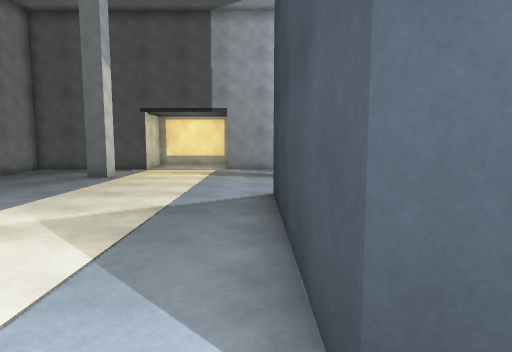
View 1 (above)

20 first-person views from a walk through a 3-D level made in the Unity game engine. The camera is 1.5 m above the floor, tilts 6° down and sees 75° across. The floor is counted in squares, 1 m on a side. Each view is taken from the middle of a square. On the plan, view 1 faces up. The plan holds only what a view shows up to about 15 squares ahead; the rest is blank. The player character is not drawn.

View 2
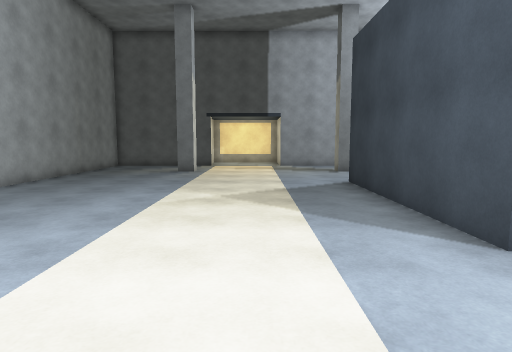

View 3
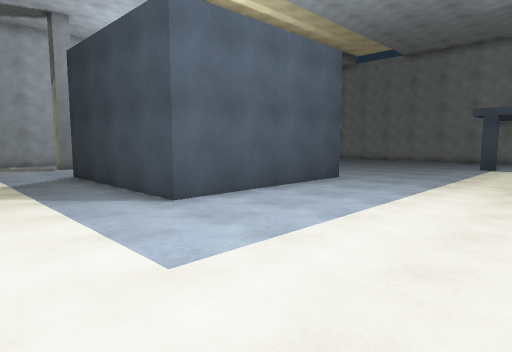

View 4
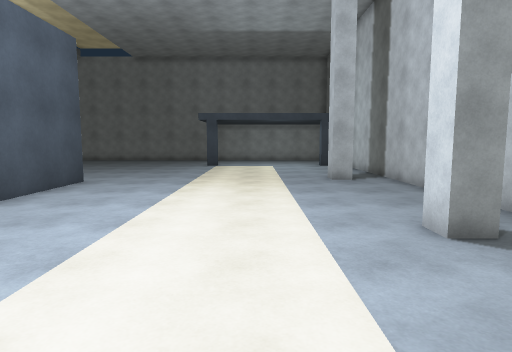

View 5
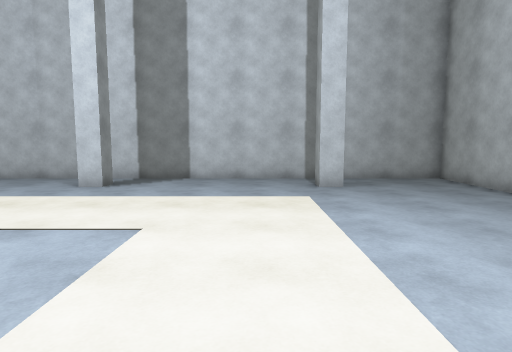

View 6
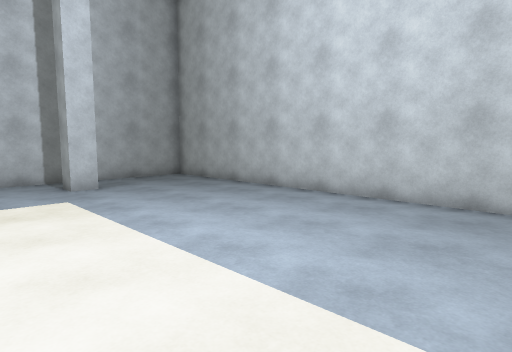

View 7
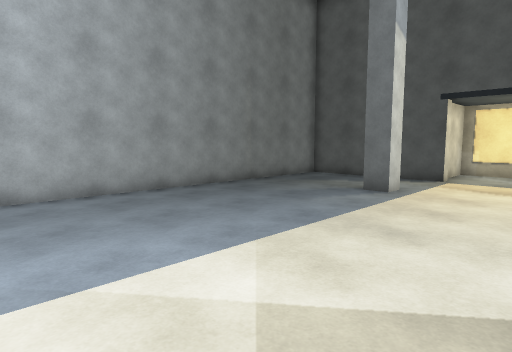

View 8
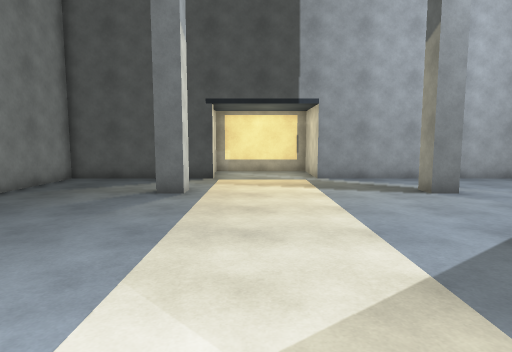

View 9
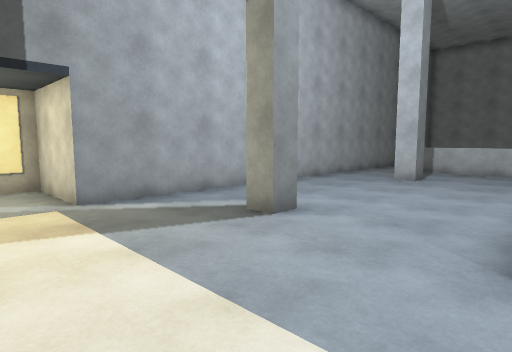

View 10
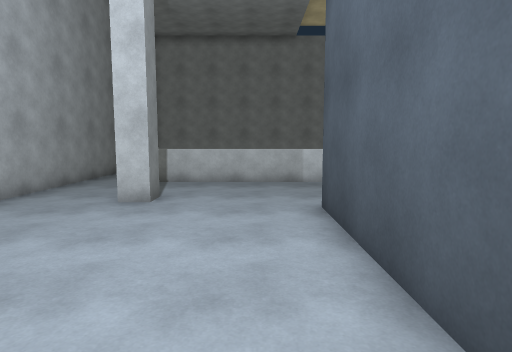

View 11
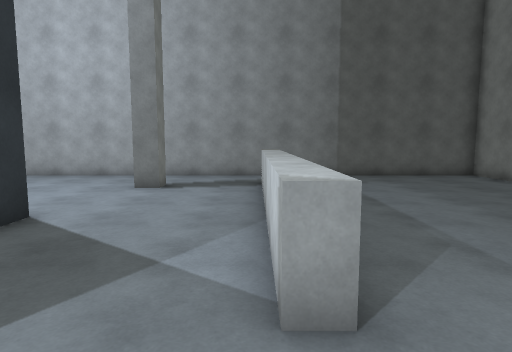

View 12
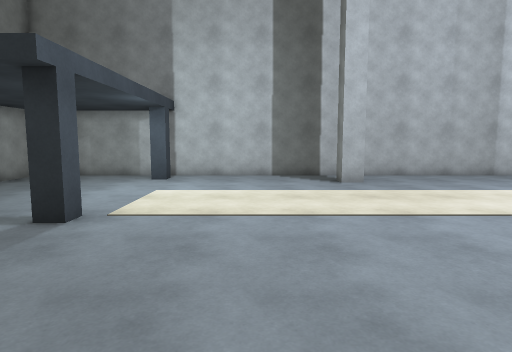

View 13
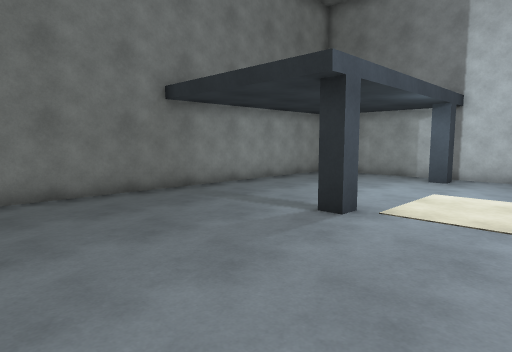

View 14
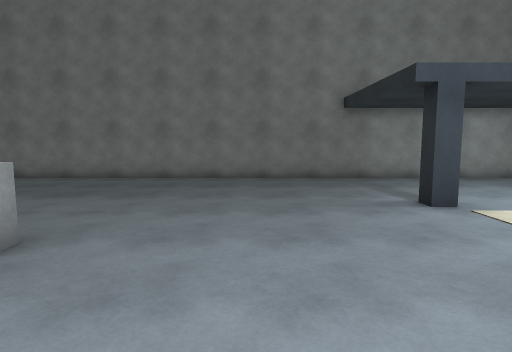

View 15
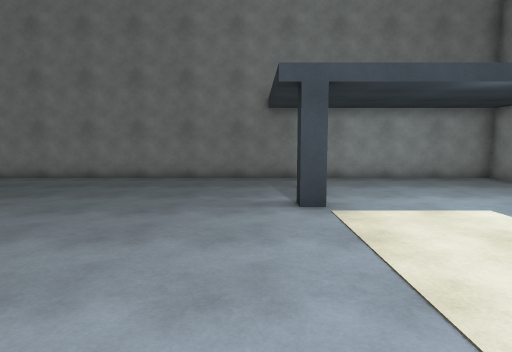

View 16
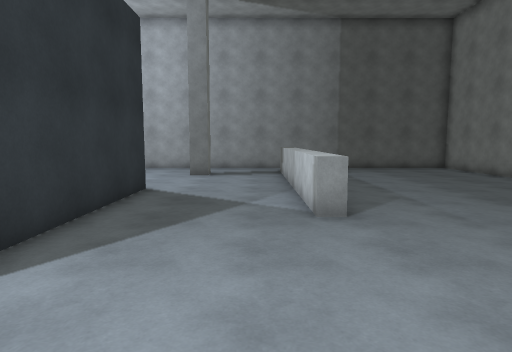

View 17
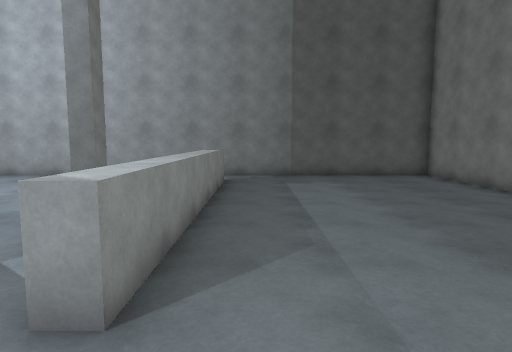

View 18
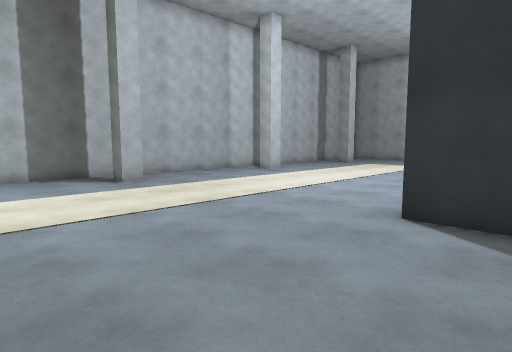

View 19
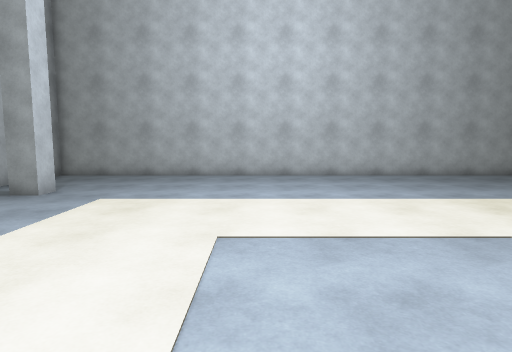

View 20
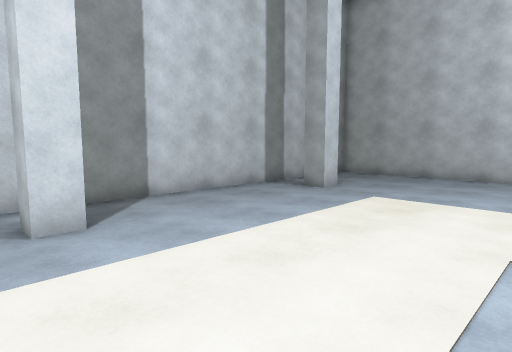

### Floor plan
Points are (right, up) in squares from view 1. A wall is a line through its corners. A room is listed if a view was taken in it or the views show most of it. See-through windows are left out.
Room 1 (views 1, 2, 3, 4, 5, 6, 7, 8, 9, 10, 11, 12, 13, 14, 15, 16, 17, 18, 19, 20)
walls: (2.8, 9.5) (8.5, 9.5) (8.5, 1.5) (0.5, 1.5) (0.5, 9.5); (1.1, -8.9) (1.1, -8) (1.9, -8) (1.9, -8.9); (9.1, -8.9) (9.1, -8) (9.9, -8) (9.9, -8.9); (16.5, -2.6) (16.5, -2) (17.1, -2); (13.8, 12.4) (13.8, 5.5) (13.2, 5.5) (13.2, 14.6); (-7, -8) (-6.1, -8) (-6.1, -8.9); (13.8, 13.4) (13.8, 12.5); (16.5, -9.6) (16.5, -9) (17.1, -9); (13.8, 14.2) (13.8, 13.8); (-5.7, 18) (-5.7, 17.5) (-11.5, 17.5) (-11.5, -10.5) (22.5, -10.5) (22.5, 17.5) (-1.5, 17.5) (-1.5, 20.8) (-2.5, 20.8); (-4.1, 20.8) (-6.1, 20.8) (-6.1, 18.9)

Where each view was taken, in squares from view 1:
view 1: 0 up, 0 right, facing up
view 2: 3 down, 3 left, facing up
view 3: 6 down, 4 left, facing up-right
view 4: 5 down, 4 left, facing right
view 5: 3 up, 4 left, facing down
view 6: 3 up, 3 left, facing down-left
view 7: 4 up, 2 left, facing up-left
view 8: 4 up, 4 left, facing up
view 9: 9 up, 4 left, facing up-right
view 10: 11 up, 1 right, facing right
view 11: 3 up, 13 right, facing up
view 12: 4 up, 13 right, facing down
view 13: 4 up, 13 right, facing down-right
view 14: 2 up, 9 right, facing right
view 15: 1 down, 9 right, facing right
view 16: 1 down, 12 right, facing up
view 17: 3 up, 15 right, facing up
view 18: 4 up, 15 right, facing down-left
view 19: 2 down, 3 right, facing left
view 20: 2 down, 3 right, facing down-left
